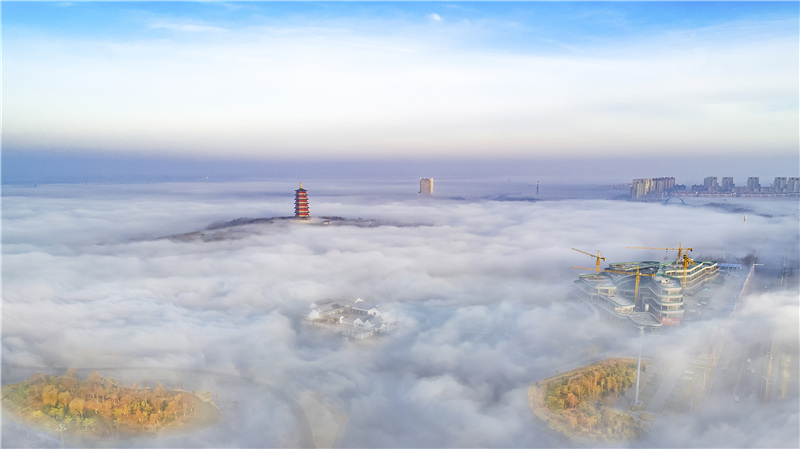
//> input picture Qt code/untitled12/build/Desktop_Qt_6_7_3-Debug/1.jpg, 800 x 449 px
$ ./main   (built with g++ and OpenCV 4)
//> lines starting //> are read from the running program, lines starting //| are printed output that depends on the picture; after the words box and inside, x2 and y2 are one past the last pixel; in counts of white or black regions, pixels touching at a corner belong together
#include <opencv2/opencv.hpp>

int main()
{
    cv::Mat img = cv::imread("1.jpg");
//> img is the input picture: 449 rows x 800 cols, CV_8UC3; mean B, G, R 208, 194.8, 185.9

    cv::Mat img0 = cv::Mat::zeros(200, 200, CV_8UC1);
    cv::Mat img1 = cv::Mat::zeros(200, 200, CV_8UC1);
    cv::Rect rect0(50, 50, 100, 100);
    img0(rect0) = cv::Scalar(255);
    cv::Rect rect1(100, 100, 100, 100);
    img1(rect1) = cv::Scalar(255);
    cv::imshow("img0", img0);
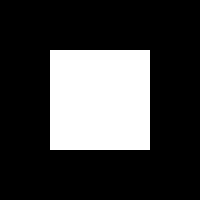
//> window 'img0': 200 rows x 200 cols, CV_8UC1; 25% white; 1 white region, box (x1, y1, x2, y2) and area: (50, 50, 150, 150) 10000
    cv::imshow("img1", img1);
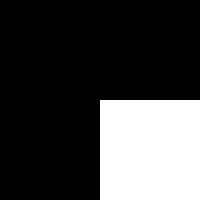
//> window 'img1': 200 rows x 200 cols, CV_8UC1; 25% white; 1 white region, box (x1, y1, x2, y2) and area: (100, 100, 200, 200) 10000

    cv::Mat myAnd, myOr, myXor, myNot, imgNot;
    bitwise_not(img0, myNot);
    bitwise_and(img0, img1, myAnd);
    bitwise_or(img0, img1, myOr);
    bitwise_xor(img0, img1, myXor);
    bitwise_not(img, imgNot);
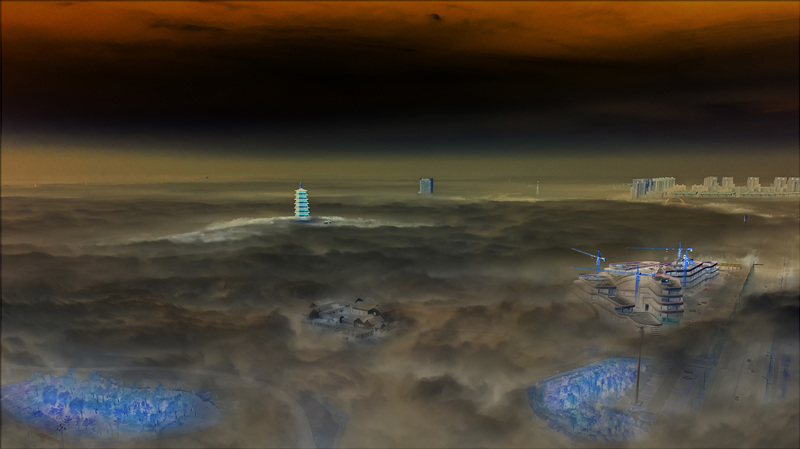
//> imgNot: 449 rows x 800 cols, CV_8UC3; mean B, G, R 47, 60.2, 69.1
    imshow("myAnd", myAnd);
    imshow("myOr", myOr);
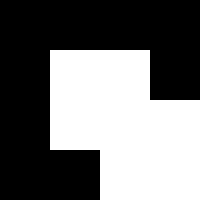
//> window 'myOr': 200 rows x 200 cols, CV_8UC1; 43.8% white; 1 white region, box (x1, y1, x2, y2) and area: (50, 50, 200, 200) 17500
    imshow("myXor", myXor);
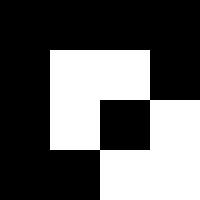
//> window 'myXor': 200 rows x 200 cols, CV_8UC1; 37.5% white; 1 white region, box (x1, y1, x2, y2) and area: (50, 50, 200, 200) 15000
    imshow("myNot", myNot);
    imshow("img", img);
    imshow("imgNot", imgNot);

    cv::waitKey(0);

    return 0;
}
